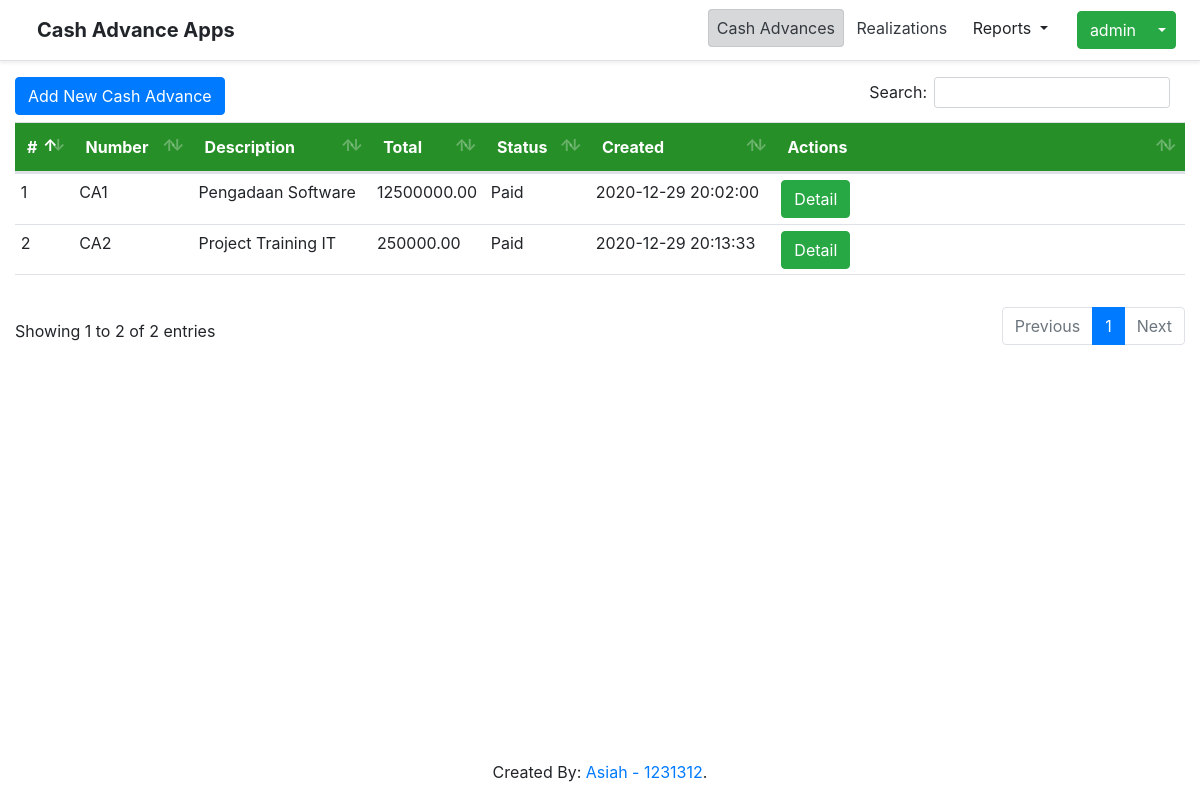
Screenshot of /index.php?page=cash-advances (signed in) with the database file from the repository.
### tables this page shows
CREATE TABLE `cash_advances` (
  `id` int(11) NOT NULL,
  `doc_num` varchar(12) NOT NULL,
  `description` varchar(125) NOT NULL,
  `total` decimal(16,2) NOT NULL,
  `status` varchar(25) NOT NULL,
  `created_by` int(11) NOT NULL,
  `created_date` datetime DEFAULT current_timestamp(),
  `updated_by` int(11) DEFAULT NULL,
  `updated_date` datetime DEFAULT NULL,
  `is_deleted` tinyint(1) NOT NULL DEFAULT 0,
  `pic_name` varchar(100) NOT NULL,
  `division` varchar(100) NOT NULL,
  `is_realized` tinyint(1) NOT NULL DEFAULT 0,
  `file` varchar(100) DEFAULT NULL
);

### cash-advances/index.php (the view, shortened to what this page needs)
<a
    href='index.php?page=cash-advances&action=form'
    class="btn btn-primary"
    style='float: left;'
>
    Add New Cash Advance
</a>
<table
    class="table"
>
  <thead>
    <tr>
      <th
        style='width: 5%'
      >
        #
    </th>
      <th>Number</th>
      <th>Description</th>
      <th>Total</th>
      <th>Status</th>
      <th>Created</th>
      <th
          style='width: 35%'
      >
        Actions
    </th>
    </tr>
  </thead>
  <tbody>
      <?php
            $query = "SELECT * FROM cash_advances";
            $datas = $conn->query($query);
            if ($datas->num_rows > 0):
                $i = 0;
                while ($row = $datas->fetch_assoc()):
                    $i++;
      ?>
                <tr>
                    <td scope="row">
                        <?php echo $i ?>
                    </td>
                    <td>
                        <?php echo $row['doc_num'] ?>
                    </td>
                    <td>
                        <?php echo $row['description'] ?>
                    </td>
                    <td>
                        <?php echo $row['total'] ?>
                    </td>
                    <td>
                        <?php echo $row['status'] ?>
                    </td>
                    <td>
                        <?php echo $row['created_date'] ?>
                    </td>
                    <td>
                        <a href='index.php?page=cash-advances&action=detail&id=<?php echo $row["id"]; ?>' class="btn btn-success">
                            Detail
                        </a>
                    </td>
                </tr>
        <?php
                endwhile;
            endif;
        ?>
  </tbody>
  <tfoot>
    <tr>
        <th colspan='7'></th>
    </tr>
  </tfoot>
</table>

### assets/css/table.css (style rules this page uses)
table.dataTable thead tr, .table-green thead tr { background-color: #278f28; color: white; }
.table tr td { padding: 0.5%; }

### rows the page displays
cash_advances: doc_num "CA1", description "Pengadaan Software", total "12500000.00", status "Paid", created_date "2020-12-29 20:02:00"
cash_advances: doc_num "CA2", description "Project Training IT", total "250000.00", status "Paid", created_date "2020-12-29 20:13:33"

### other values shown
$username "admin"
